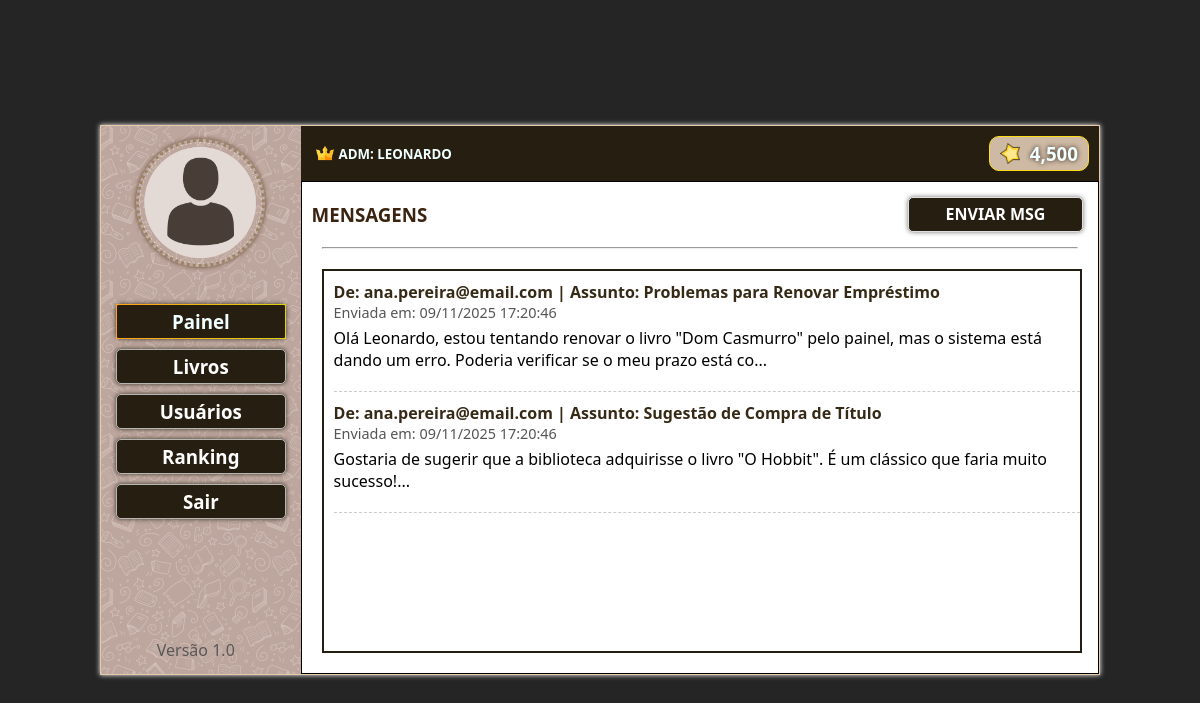
The page /scriptorium_5/inbox_adm.php (signed in) on the database its author committed.
### tables this page shows
CREATE TABLE `usuarios` (
  `id_usuario` int(5) unsigned NOT NULL AUTO_INCREMENT,
  `nivel_usuario` int(2) DEFAULT 1,
  `nome_usuario` varchar(80) NOT NULL,
  `senha_usuario` varchar(15) NOT NULL,
  `nascimento_usuario` date NOT NULL,
  `email_usuario` varchar(100) NOT NULL,
  `pontos_usuario` int(5) DEFAULT 500,
  PRIMARY KEY (`id_usuario`),
  UNIQUE KEY `uk_email` (`email_usuario`)
);

CREATE TABLE `mensagens` (
  `id_msg_adm` int(11) NOT NULL AUTO_INCREMENT,
  `email_remetente` varchar(100) NOT NULL COMMENT 'Email do Administrador que enviou a mensagem',
  `email_destinatario` varchar(100) NOT NULL COMMENT 'Email do Usuário que recebeu a mensagem',
  `assunto` varchar(255) NOT NULL,
  `conteudo` text NOT NULL,
  `data_envio` timestamp NOT NULL DEFAULT current_timestamp(),
  PRIMARY KEY (`id_msg_adm`),
  KEY `idx_email_destinatario` (`email_destinatario`)
);

### scriptorium_5/inbox_adm.php (the view, shortened to what this page needs)
<?php
include 'conexao.php';
$id_usuario_logado = $_SESSION['id_usuario'];
$adm = [];
$email_adm = 'administrador@scriptorium.com';
$sql_adm = "SELECT nome_usuario, pontos_usuario, email_usuario FROM usuarios WHERE id_usuario = ?";
$stmt_adm = $conn->prepare($sql_adm);
$stmt_adm->bind_param("i", $id_usuario_logado);
$stmt_adm->execute();
$resultado_adm = $stmt_adm->get_result();
if ($resultado_adm->num_rows > 0) {
    $adm = $resultado_adm->fetch_assoc();
    $email_adm = $adm['email_usuario'];
} else {
    session_destroy();
    header("Location: login.php");
    exit;
}
$email_suporte_fixo = 'suporte@scriptorium.com';
$mensagens_inbox = [];
$sql_mensagens = "
    SELECT id_msg_adm, email_remetente, assunto, conteudo, data_envio
    FROM mensagens
    WHERE email_destinatario = ? OR email_destinatario = ?
    ORDER BY data_envio DESC
";
$stmt_mensagens = $conn->prepare($sql_mensagens);
$stmt_mensagens->bind_param("ss", $email_adm, $email_suporte_fixo);
$stmt_mensagens->execute();
$resultados_mensagens = $stmt_mensagens->get_result();
if ($resultados_mensagens->num_rows > 0) {
    while ($row = $resultados_mensagens->fetch_assoc()) {
        $mensagens_inbox[] = $row;
    }
}
?>
<!DOCTYPE html>
<html lang="PT-BR">
<head>
</head>
<body>
    <main>
        <div class="colunaesquerda">
            <div class="boxperfil"><img src="imagens/imguser.png" alt="" width="80%"></div>
            <div class="caixabotoes">
                <div class="colunaesquerdap"><p>.</p></div>
                <a href=""><div class="botaoselect"><h3>Painel</h3></div></a>
                <a href="buscalivroadm.php"><div class="botao"><h3>Livros</h3></div></a>
                <a href="usuariosadm.php"><div class="botao"><h3>Usuários</h3></div></a>
                <a href="rankingadm.php"><div class="botao"><h3>Ranking</h3></div></a>
                <a href="logout.php"><div class="botao"><h3>Sair</h3></div></a>
            </div>
            <div class="colunaesquerdap"><p>.</p></div>
            <div class="colunaesquerdap"><p>.</p></div>
            <div class="colunaesquerdap"><p>.</p></div>
            <div class="colunaesquerdap"><p>.</p></div>
            <div><p>Versão 1.0</p></div>
        </div>
        <div class="colunadireita">
            <div class="linhasuperior">
                <div class="boxnomeuser">
                    <img src="imagens/crown.png" alt="">
                    <h5>ADM: <?php echo strtoupper(htmlspecialchars($_SESSION['nome_usuario'])); ?></h5>
                </div>
                <div class="boxpontos">
                    <img src="imagens/star.png" alt="" width="20">
                    <h3><?php echo number_format($adm['pontos_usuario'], 0); ?></h3>
                </div>
            </div>
            <div class="telabusca">
                <div class="botoesgestao">
                    <h3>MENSAGENS</h3>
                    <a href="mensagemadm.php" class="botaosup">ENVIAR MSG</a>
                </div>
                <hr>
                <div class="resultado">
                    <?php if (count($mensagens_inbox) > 0): ?>
                        <?php foreach ($mensagens_inbox as $mensagem): ?>
                            <div class="mensagem-item" style="border-bottom: 1px dashed #ccc; padding: 10px 0;">
                                <p style="font-weight: bold; color: #362a17ff;">
                                    De: <?php echo htmlspecialchars($mensagem['email_remetente']); ?> |
                                    Assunto: <?php echo htmlspecialchars($mensagem['assunto']); ?>
                                </p>
                                <p style="font-size: 0.9em; color: #555;">
                                    Enviada em: <?php echo date('d/m/Y H:i:s', strtotime($mensagem['data_envio'])); ?>
                                </p>
                                <p style="margin-top: 5px; margin-bottom: 10px;">
                                    <?php
                                    echo nl2br(htmlspecialchars(substr($mensagem['conteudo'], 0, 150))) . '...';
                                    ?>
                                    </p>
                            </div>
                        <?php endforeach; ?>
                    <?php else: ?>
                        <p style="padding: 10px; color: #888;">Nenhuma mensagem na caixa de entrada.</p>
                    <?php endif; ?>
                </div>
            </div>
        </div>
    </main>
</body>
</html>

### scriptorium_5/inbox_adm.php (style rules this page uses)
* { padding: 0px; margin: 0px; box-sizing: border-box; font-family:'Segoe UI', Tahoma, Geneva, Verdana, sans-serif }
body { width: 100vw; height: 100vh; display: flex; justify-content: center; align-items: center; background-color: rgb(37, 37, 37); }
main { width: 1000px; height: 550px; background-color: rgb(113, 129, 129); display: flex; flex-direction: row; border: 1px solid rgb(230, 203, 168); box-shadow: 0px 0px 5px white; }
.colunaesquerda { background-image: url(imagens/bk_login.png); width: 20%; height: 100%; padding: 10px 20px 10px 10px; display: flex; flex-direction: column; justify-content: space-around; text-align: center; color: rgb(88, 88, 88); }
.colunaesquerdap { color: rgb(202, 181, 154); }
.colunaesquerda img { border:3px dotted rgb(156, 133, 103); border-radius: 65px; box-shadow: 0px 0px 5px rgb(100, 70, 46); }
.boxperfil { margin-left: 9px; }
.caixabotoes { display: flex; flex-direction: column; justify-content: space-evenly; align-items: center; text-align: center; }
.caixabotoes a { width: 100%; text-decoration: none; }
.botao { width: 100%; height: 35px; margin: 5px; background-color: rgb(39, 30, 18); color: rgb(255, 255, 255); border-radius: 5px; display: flex; justify-content: center; align-items: center; border: 1px solid rgb(182, 182, 181); box-shadow: 0px 0px 5px rgb(59, 50, 35); }
.botaoselect { width: 100%; height: 35px; margin: 5px; background-color: rgb(39, 30, 18); color: azure; border-radius: 5px; display: flex; justify-content: center; align-items: center; box-shadow: 0px 0px 5px rgb(59, 50, 35); border-width: 1px; border-style: solid; border-image: linear-gradient(to right, rgb(255, 162, 23), rgb(223, 209, 11)) 1; }
.colunadireita { background-color: azure; width: 80%; height: 100%; display: flex; flex-direction: column; }
.linhasuperior { background-color: rgb(39, 30, 18); width: 100%; height: 10%; padding: 10px; color: azure; display: flex; flex-direction: row; justify-content: space-between; align-items: center; }
.boxpontos { background-color: rgb(206, 186, 164); border-radius: 10px; width: 100px; height: 35px; display: flex; flex-direction: row; justify-content: space-between; align-items: center; padding: 10px; border: 1px solid rgb(255, 220, 24); }
.boxnomeuser { display: flex; flex-direction: row; align-items: center; text-align: center; }
.boxnomeuser h5 { text-align: center; margin-top: 2px; }
.boxnomeuser img { width: 18px; height: 18px; margin-left: 5px; margin-right: 5px; }
.boxpontos h3 { text-shadow: 0px 0px 5px rgb(44, 27, 20); }
.telabusca { background-color: rgb(255, 255, 255); width: 100%; height: 90%; padding: 10px; border: 1px solid black; display: flex; flex-direction: column; }
.telabusca h3 { color: rgba(58, 36, 16, 1); text-align: center; display: flex; align-items: center; }
.resultado { background-color: rgb(255, 255, 255); width: 98%; height: 400px; padding-left: 10px; margin: 10px; border: 2px solid rgb(39, 30, 18); overflow-X: auto; overflow-y: auto; scrollbar-color: #dac7bfff rgb(39, 30, 18); }
.botoesgestao { display: flex; flex-direction: row; justify-content: space-between;; }
.botoesgestao a { text-decoration: none; color: rgb(255, 255, 255); }
.botaosup { width: 175px; height: 35px; margin: 5px; background-color: rgb(39, 30, 18); color: rgb(255, 255, 255); border-radius: 5px; display: flex; justify-content: center; align-items: center; border: 1px solid rgb(223, 223, 223); box-shadow: 0px 0px 5px rgb(117, 117, 117); font-weight: bold; }
hr { margin: 10px; }

### rows shown on the page
usuarios: pontos_usuario "4,500"
mensagens: email_remetente "ana.pereira@email.com", assunto "Problemas para Renovar Empréstimo", data_envio "09/11/2025 17:20:46", conteudo "Olá Leonardo, estou tentando renovar o livro \"Dom Casmurro\" pelo painel, mas o sistema está dando um erro. Poderia verificar se o meu prazo está co"
mensagens: email_remetente "ana.pereira@email.com", assunto "Sugestão de Compra de Título", data_envio "09/11/2025 17:20:46", conteudo "Gostaria de sugerir que a biblioteca adquirisse o livro \"O Hobbit\". É um clássico que faria muito sucesso!"

### other values the page prints
$_SESSION['nome_usuario'] "LEONARDO"
